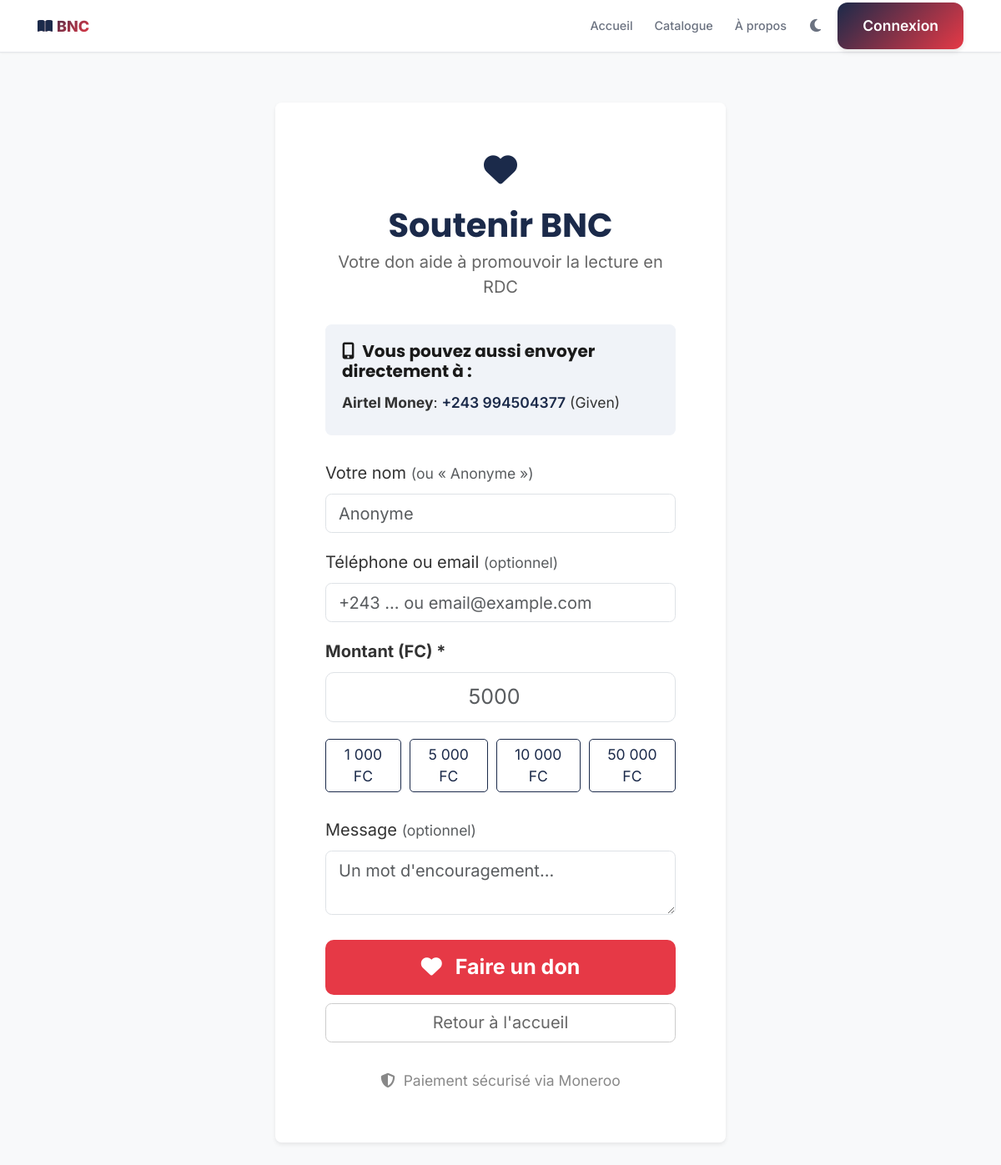
/fr/donation/, run on the app's committed database.
### catalogue/models.py (models this page shows, shortened)
class MerchantPaymentAccount(models.Model):
    PAYMENT_METHOD_CHOICES = [
        ("credit_card", _("Carte de crédit")),
        ("paypal", _("PayPal")),
        ("airtel_money", _("Airtel Money")),
        ("mpesa", _("M-Pesa")),
        ("orange_money", _("Orange Money RDC")),
        ("bank_transfer", _("Virement bancaire")),
        ("other", _("Autre")),
    ]
    payment_method = models.CharField(
        _("Méthode de paiement"),
        max_length=20,
        choices=PAYMENT_METHOD_CHOICES,
        unique=True,
        help_text="Chaque méthode ne peut avoir qu'un seul compte"
    )
    account_number = models.CharField(
        _("Numéro de compte/téléphone"),
        max_length=255,
        help_text="Numéro Orange Money, M-Pesa, IBAN, etc."
    )
    account_holder_name = models.CharField(
        _("Nom du titulaire"),
        max_length=255,
        blank=True,
        help_text="Nom sous lequel le compte est enregistré"
    )
    bank_name = models.CharField(
        _("Nom de la banque/Provider"),
        max_length=255,
        blank=True,
        help_text="Ex: Banque du Congo, Orange, Airtel, etc."
    )
    is_active = models.BooleanField(
        _("Actif"),
        default=True,
        help_text="Désactiver si ce compte ne reçoit plus de paiements"
    )
    notes = models.TextField(
        _("Notes"),
        blank=True,
        help_text="Instructions spéciales ou remarques (non visible aux clients)"
    )
    created_at = models.DateTimeField(auto_now_add=True)
    updated_at = models.DateTimeField(auto_now=True)
    class Meta:
        verbose_name = _("Compte de perception")
        verbose_name_plural = _("Comptes de perception")
        ordering = ['payment_method']

### catalogue/views_donation.py (the view, shortened to what this page needs)
# urls.py: path('donation/', views_donation.donation_view, name='donate'),
@require_http_methods(["GET", "POST"])
def donation_view(request):
    merchant_accounts = MerchantPaymentAccount.objects.filter(
        is_active=True,
        payment_method__in=['mpesa', 'airtel_money', 'orange_money']
    ).order_by('payment_method')
    if request.method == 'GET':
        context = {
            'merchant_accounts': merchant_accounts,
        }
        return render(request, 'donation/donate.html', context)

### catalogue/context_processors.py (called while the page is built)
def site_configuration(request):
    return {
        'site_config': SiteConfiguration.load()
    }

def featured_books(request):
    try:
        books = Book.objects.annotate(
            popularity_score = (
                Coalesce(F('reads_count'), 0) * 0.3 +
                Coalesce(F('downloads_count'), 0) * 0.4 +
                (Coalesce(F('rating'), 0) * 30)
            )
        ).filter(is_published=True).order_by('-popularity_score', '-created_at')[:8]
    except Exception:
        books = Book.objects.filter(is_published=True).order_by('-created_at')[:8]
    return {'featured_books': books}

def site_categories(request):
    try:
        categories = Category.objects.all()[:10]
    except Exception:
        categories = []
    return {'site_categories': categories}

def social_links(request):
    try:
        links = LienSocial.objects.filter(is_active=True)
    except Exception:
        links = []
    return {'liens_sociaux': links}

### catalogue/models.py (called while the page is built)
    @classmethod
    def load(cls):
        obj, created = cls.objects.get_or_create(pk=1)
        return obj

### config/pwa_config.py (called while the page is built)
    def __call__(self, request):
        response = self.get_response(request)
        response['Service-Worker-Allowed'] = '/'
        if request.path.startswith('/static/'):
            response['Cache-Control'] = f'public, max-age={PWAConfig.CACHE_MAX_AGE["static"]}'
        elif request.path.startswith('/media/'):
            response['Cache-Control'] = f'public, max-age={PWAConfig.CACHE_MAX_AGE["images"]}'
        elif request.path.startswith('/api/'):
            response['Cache-Control'] = f'public, max-age={PWAConfig.CACHE_MAX_AGE["api"]}'
        return response

### templates/donation/donate.html (shortened to what this page needs)
{% extends 'base.html' %}
{% load static %}
{% block content %}
<div class="container my-5">
    <div class="row justify-content-center">
        <div class="col-lg-6 col-md-8">
            <div class="card shadow-sm border-0 don-card">
                <div class="card-body p-4 p-md-5">
                    <div class="text-center mb-4 don-header">
                        <i class="fas fa-heart fa-2x"></i>
                        <h2 class="mt-3 mb-1">Soutenir BNC</h2>
                        <p>Votre don aide à promouvoir la lecture en RDC</p>
                    </div>
                    {% if merchant_accounts %}
                    <div class="p-3 mb-4 rounded don-accounts">
                        <h6 class="mb-2"><i class="fas fa-mobile-alt me-1"></i> Vous pouvez aussi envoyer directement à :</h6>
                        {% for account in merchant_accounts %}
                        <div class="don-account-item mb-1">
                            <small>
                                <strong>{{ account.get_payment_method_display }}</strong>:
                                <span class="don-account-number">{{ account.account_number }}</span>
                                {% if account.account_holder_name %}
                                    ({{ account.account_holder_name }})
                                {% endif %}
                            </small>
                        </div>
                        {% endfor %}
                    </div>
                    {% endif %}
                    <form method="POST" id="donationForm" class="don-form">
                        <div class="mb-3">
                            <label for="nom" class="form-label">Votre nom <small class="text-muted">(ou « Anonyme »)</small></label>
                            <input type="text" class="form-control" id="nom" name="nom"
                                   placeholder="Anonyme"
                                   value="{{ form_data.nom|default:'' }}" maxlength="200">
                        </div>
                        <div class="mb-3">
                            <label for="contact" class="form-label">Téléphone ou email <small class="text-muted">(optionnel)</small></label>
                            <input type="text" class="form-control" id="contact" name="contact"
                                   placeholder="+243 ... ou email@example.com"
                                   value="{{ form_data.contact|default:'' }}" maxlength="200">
                        </div>
                        <div class="mb-3">
                            <label for="montant" class="form-label fw-bold">Montant (FC) *</label>
                            <input type="number" class="form-control form-control-lg text-center" id="montant" name="montant"
                                   placeholder="5000" min="100" step="100" required
                                   value="{{ form_data.montant|default:'' }}">
                        </div>
                        <div class="d-flex justify-content-center gap-2 mb-4">
                            <button type="button" class="btn btn-sm btn-outline-secondary don-suggested-btn" onclick="setAmount(1000)">1 000 FC</button>
                            <button type="button" class="btn btn-sm btn-outline-secondary don-suggested-btn" onclick="setAmount(5000)">5 000 FC</button>
                            <button type="button" class="btn btn-sm btn-outline-secondary don-suggested-btn" onclick="setAmount(10000)">10 000 FC</button>
                            <button type="button" class="btn btn-sm btn-outline-secondary don-suggested-btn" onclick="setAmount(50000)">50 000 FC</button>
                        </div>
                        <div class="mb-4">
                            <label for="message" class="form-label">Message <small class="text-muted">(optionnel)</small></label>
                            <textarea class="form-control" id="message" name="message" rows="2"
                                      placeholder="Un mot d'encouragement..." maxlength="300">{{ form_data.message|default:'' }}</textarea>
                        </div>
                        <button type="submit" class="btn btn-lg w-100 text-white fw-bold" id="donBtn"
                                style="background: #E63946; border: none; padding: 14px;">
                            <i class="fas fa-heart me-2"></i> Faire un don
                        </button>
                    </form>
                    <a href="{% url 'home' %}" class="btn w-100 mt-2 don-cancel">
                        Retour à l'accueil
                    </a>
                    <div class="text-center mt-4 don-security">
                        <small>
                            <i class="fas fa-shield-alt me-1"></i> Paiement sécurisé via Moneroo
                        </small>
                    </div>
                </div>
            </div>
        </div>
    </div>
</div>
{% endblock %}

### templates/base.html (style rules this page uses)
:root { --primary: #1B2A4A; --primary-dark: #0F1D36; --secondary: #E63946; --secondary-dark: #C1121F; --accent: #E63946; --success: #10B981; --warning: #F59E0B; --danger: #EF4444; --light: #F8F9FA; --light-alt: #FFFFFF; --dark: #0F0F1E; --dark-alt: #1A1A2E; --border: #E5E7EB; --text-light: #6B7280; --radius-sm: 8px; --radius-md: 12px; --radius-lg: 16px; --radius-xl: 24px; --shadow-sm: 0 1px 2px 0 rgba(0, 0, 0, 0.05); --shadow-md: 0 4px 6px -1px rgba(0, 0, 0, 0.1); --shadow-lg: 0 10px 15px -3px rgba(0, 0, 0, 0.1); --shadow-xl: 0 20px 25px -5px rgba(0, 0, 0, 0.1); }
* { font-family: 'Inter', sans-serif; }
h1, h2, h3, h4, h5, h6 { font-family: 'Poppins', sans-serif; font-weight: 700; }
html { font-size: 125%; }
body { background-color: var(--light); color: var(--dark); transition: background-color 0.3s ease; padding-bottom: 42px; }

### templates/donation/donate.html (style rules this page uses)
.don-card { background: #ffffff; color: #1a1a1a; }
.don-header i, .don-header h2 { color: #1B2A4A; }
.don-header p { color: #666; }
.don-accounts { background: #f0f3f8; }
.don-accounts h6 { color: #1a1a1a; }
.don-account-item { color: #333; }
.don-account-number { color: #1B2A4A; font-weight: 600; }
.don-form label { color: #333; }
.don-cancel { color: #666; border-color: #ccc; }
.don-security { color: #888; }
.don-suggested-btn { border-color: #1B2A4A; color: #1B2A4A; }

### data on the page
MerchantPaymentAccount: payment_method "Airtel Money", account_number "+243 994504377", account_holder_name "Given"
